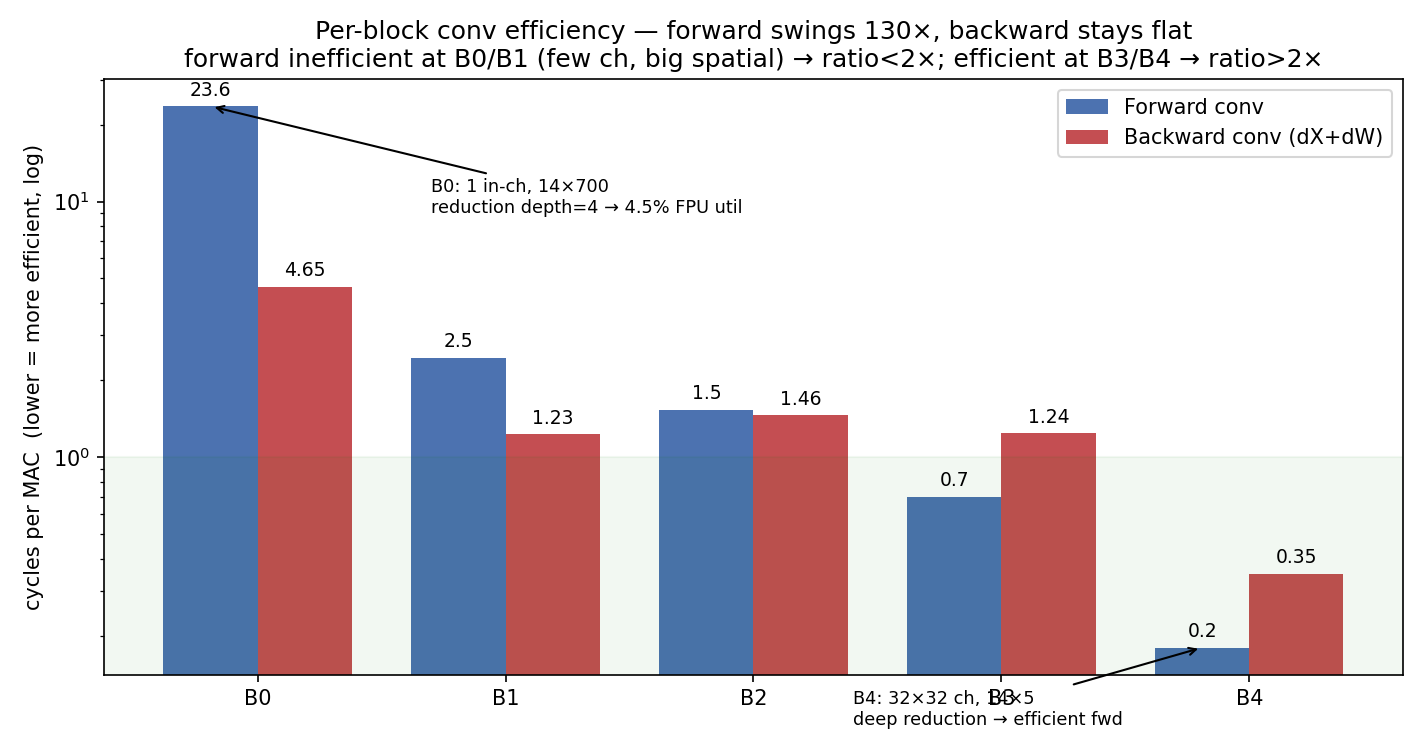

Write Python code to recreate this figure.
import matplotlib; matplotlib.use("Agg"); import matplotlib.pyplot as plt; import numpy as np
fcpm={0:23.61,1:2.45,2:1.53,3:0.70,4:0.18}; bcpm={0:4.65,1:1.23,2:1.46,3:1.24,4:0.35}
x=np.arange(5); w=0.38
fig,ax=plt.subplots(figsize=(9.5,5))
ax.bar(x-w/2,[fcpm[b] for b in range(5)],w,color="#4C72B0",label="Forward conv")
ax.bar(x+w/2,[bcpm[b] for b in range(5)],w,color="#C44E52",label="Backward conv (dX+dW)")
ax.set_yscale("log")
for b in range(5):
    ax.text(b-w/2,fcpm[b]*1.1,f"{fcpm[b]:.1f}",ha="center",fontsize=9)
    ax.text(b+w/2,bcpm[b]*1.1,f"{bcpm[b]:.2f}",ha="center",fontsize=9)
ax.set_xticks(x); ax.set_xticklabels([f"B{b}" for b in range(5)])
ax.set_ylabel("cycles per MAC  (lower = more efficient, log)")
ax.set_title("Per-block conv efficiency — forward swings 130×, backward stays flat\nforward inefficient at B0/B1 (few ch, big spatial) → ratio<2×; efficient at B3/B4 → ratio>2×")
ax.axhspan(0,1,color="green",alpha=0.05); ax.legend()
ax.annotate("B0: 1 in-ch, 14×700\nreduction depth=4 → 4.5% FPU util",xy=(0-w/2,23.6),xytext=(0.7,9),arrowprops=dict(arrowstyle="->"),fontsize=8.5)
ax.annotate("B4: 32×32 ch, 14×5\ndeep reduction → efficient fwd",xy=(4-w/2,0.18),xytext=(2.4,0.09),arrowprops=dict(arrowstyle="->"),fontsize=8.5)
plt.tight_layout(); plt.savefig("lat_fig4_conv_efficiency.png",dpi=150); plt.close(); print("fig4 written")
